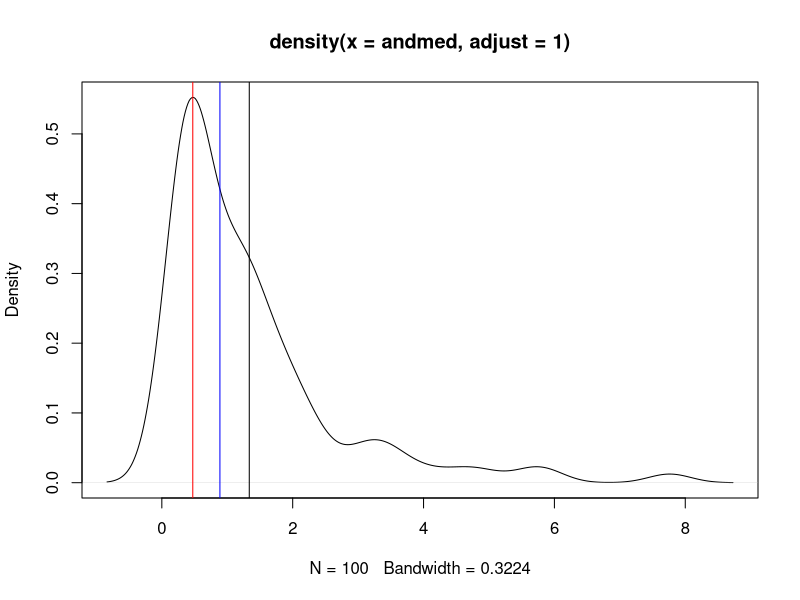
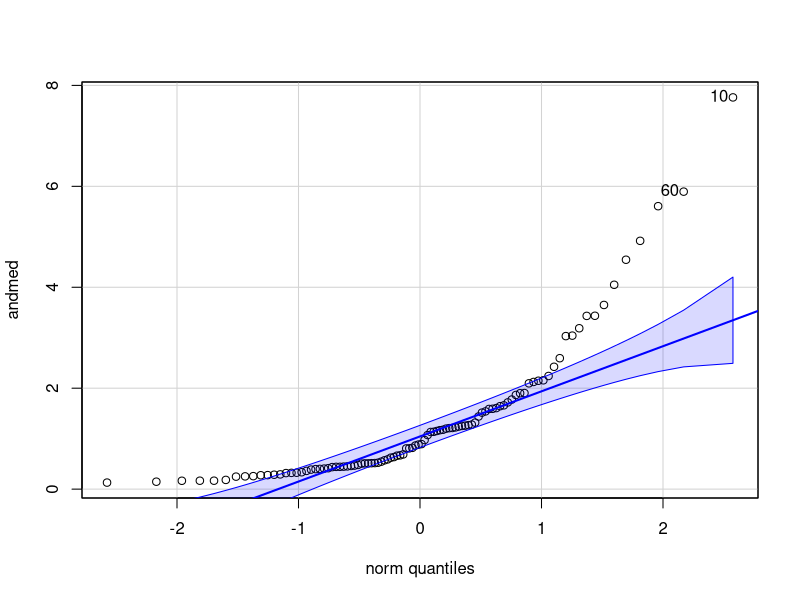
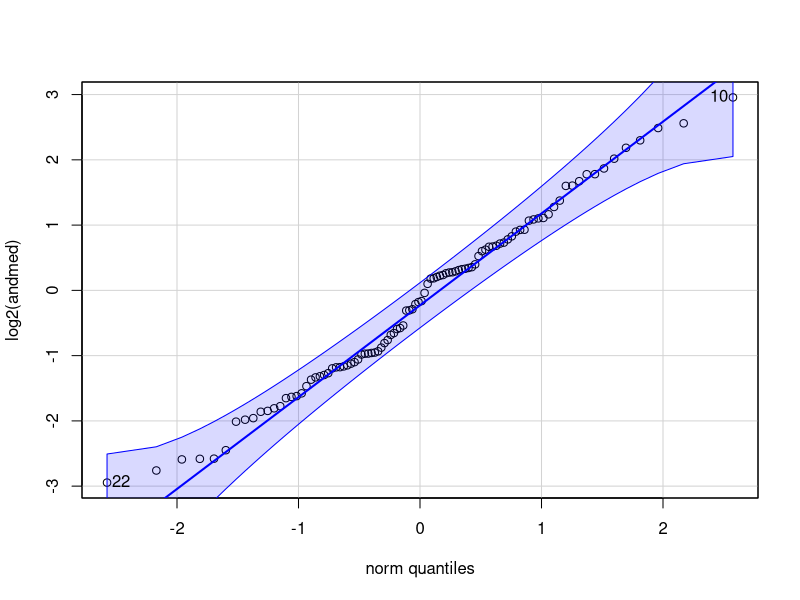

The R source for these figures, in order: (Note: this script raises an error after producing the figures.)
## ---- chunk 1
library(tidyverse)
library(stringr)
library(car)
## ---- chunk 2
andmed <- rlnorm(100)
mode <-  function(x, adjust = 1) {
  x <- na.omit(x)
  dx <- density(x, adjust = adjust)
  dx$x[which.max(dx$y)]
}
plot(density(andmed, adjust = 1))
abline(v = mode(andmed), col = "red")
abline(v = median(andmed), col = "blue")
abline(v = mean(andmed))
## ---- chunk 3
multiplicative_sd <- function(x) {
  x <- na.omit(x)
  log_data <- log10(x)
  log_mean <- mean(log_data)
  log_sd <- sd(log_data)
  geom_mean <- 10**log_mean
  mult_sd <- 10**log_sd
  lower1 <- geom_mean/mult_sd
  upper1 <- geom_mean * mult_sd
  lower2 <- geom_mean/(mult_sd**2)
  upper2 <- geom_mean * (mult_sd**2)
  Mean <- mean(x)
  lower3 <- mean(x) - sd(x)
  upper3 <- mean(x) + sd(x)
  lower4 <- mean(x) - sd(x)*2
  upper4 <- mean(x) + sd(x)*2
  tibble(SD = c("multiplicative_SD", 
                "multiplicative_2_SD", 
                "additive_SD", 
                "additive_2_SD"), 
         MEAN = c(geom_mean, 
                  geom_mean, 
                  Mean, 
                  Mean), 
         lower = c(lower1, 
                   lower2, 
                   lower3, 
                   lower4), 
         upper = c(upper1, 
                   upper2, 
                   upper3, 
                   upper4))
}

multiplicative_sd(andmed) %>% knitr::kable()
## ---- chunk 4
set.seed(5363)
norm_andmed <- rnorm(3, 100, 20)
knitr::kable(multiplicative_sd(norm_andmed))
## ---- chunk 5
qqPlot(andmed)
## ---- chunk 6
qqPlot(log2(andmed))
## ---- chunk 7
mad(andmed, constant = 1); sd(andmed); mad(andmed)
## ---- chunk 8
mad(log10(andmed), constant = 1); sd(log10(andmed)); mad(log10(andmed))
## ---- chunk 9
quantile(andmed, c(0.025, 0.25, 0.5, 0.75, 0.95))
## ---- chunk 10
cor(iris$Sepal.Length, iris$Sepal.Width, use = "complete.obs")
## ---- chunk 11
anscombe_long <- bind_cols(id = 1:11, anscombe) %>% 
  gather(key, value, -id) %>% 
  mutate(axis = str_extract(key, "[xy]"),
         q = letters[as.numeric(str_extract(key, "[0-9]"))]) %>%
  select(-key) %>% 
  spread(axis, value)
anscombe_r <- anscombe_long %>%
  group_by(q) %>%
  summarise(R = round(cor(x, y), 2))
anscombe_long %>% 
  ggplot(aes(x, y)) +
  geom_point() +
  annotate("text", x = 10, y = 12, label = sprintf("r = %s", anscombe_r$R)) +
  facet_wrap(~q) +
  theme(strip.text = element_text(hjust = 0))
## ---- chunk 12
# numeric columns only!
# the following gives cor matrix with 
# frequentist correction for mutliple testing:
# print(psych::corr.test(iris[-5]))
# only numeric cols allowed! Hence -Species
knitr::kable(cor(iris[,-5]))
